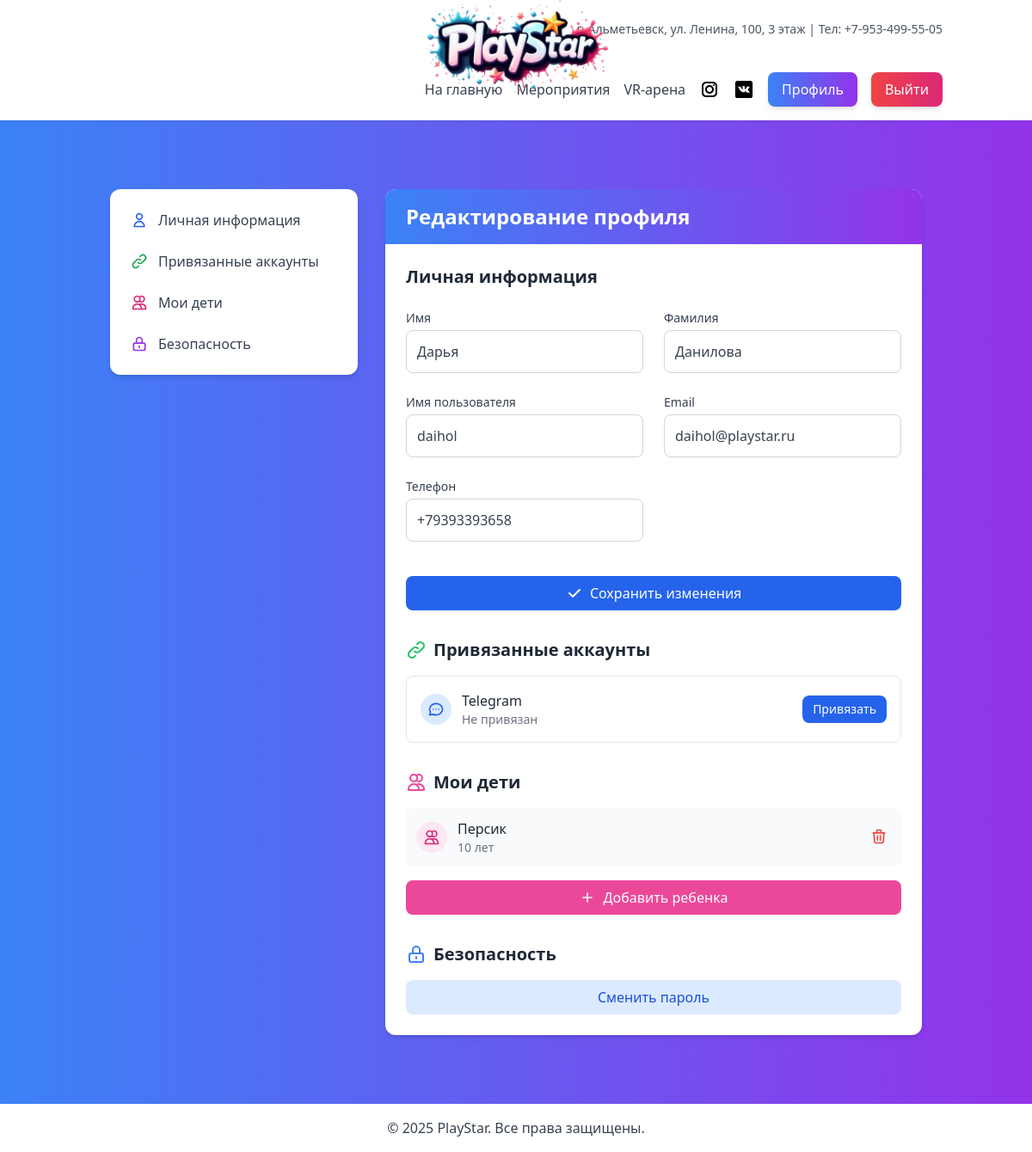
/accounts/profile/edit/ (signed in), run on an earlier commit of the app's database.
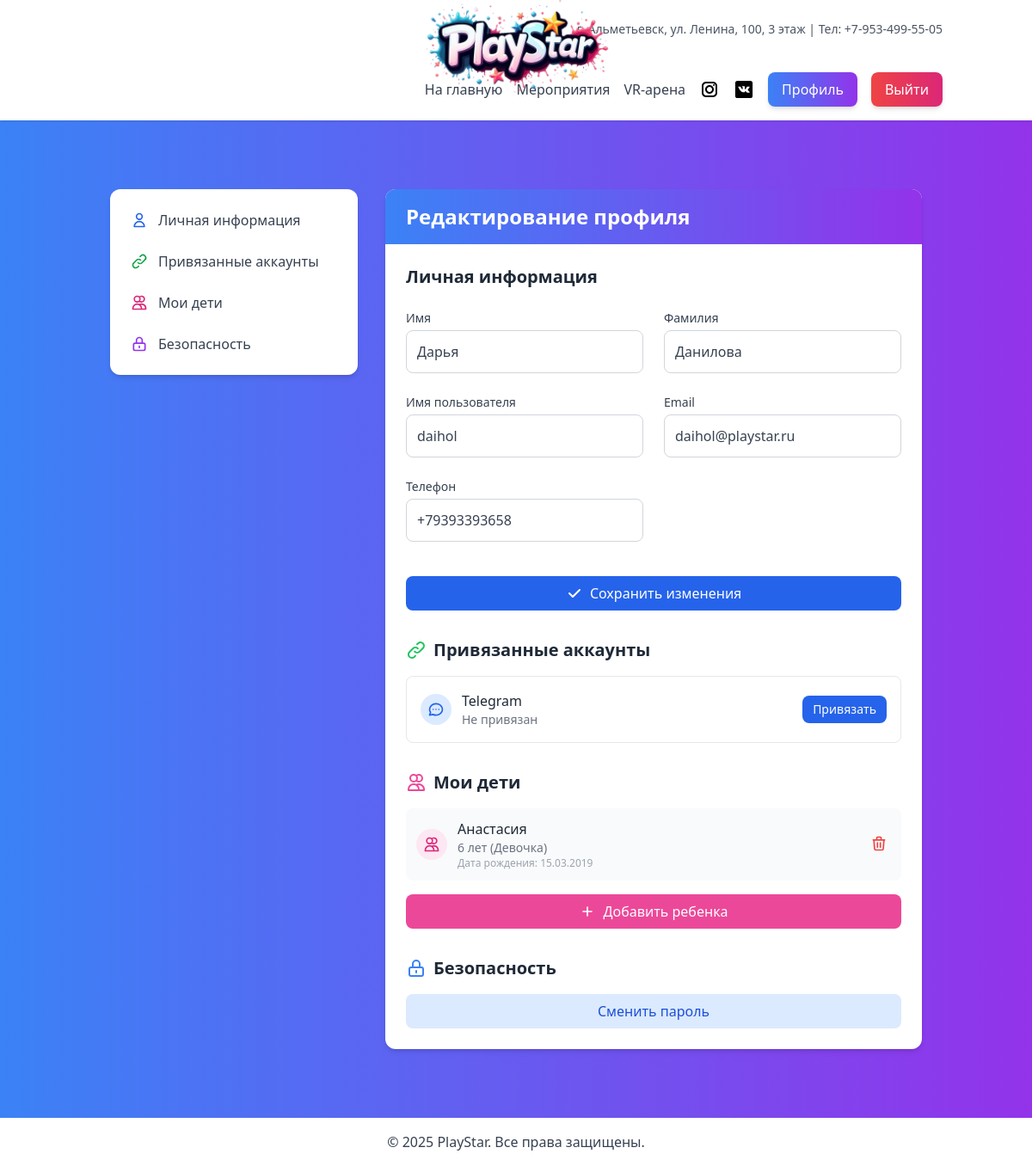
And on a later commit of the database.
### main/models.py (models this page shows, shortened)
class Child(models.Model):
    GENDER_CHOICES = [
        ('M', 'Мальчик'),
        ('F', 'Девочка'),
    ]
    profile = models.ForeignKey(Profile, on_delete=models.CASCADE, related_name='children')
    name = models.CharField(max_length=100, verbose_name="Имя ребенка")
    age = models.PositiveIntegerField(verbose_name="Возраст ребенка")
    birthdate = models.DateField(verbose_name="Дата рождения", blank=True, null=True)
    gender = models.CharField(
        max_length=1,
        choices=GENDER_CHOICES,
        verbose_name="Пол",
        blank=True,
        null=True
    )
    class Meta:
        verbose_name = "Ребенок"
        verbose_name_plural = "Дети"

### accounts/views.py (the view)
# urls.py: path('profile/edit/', profile_edit, name='profile_edit'),
@login_required
def profile_edit(request):
    user = request.user
    profile, created = Profile.objects.get_or_create(user=user)
    children = profile.children.all()
    telegram_account = SocialAccount.objects.filter(user=user, provider='telegram').first()
    if request.method == 'POST':
        user_form = UserUpdateForm(request.POST, instance=user)
        profile_form = ProfileUpdateForm(request.POST, instance=profile)
        if user_form.is_valid() and profile_form.is_valid():
            user_form.save()
            profile_form.save()
            messages.success(request, _('Профиль успешно обновлен!'))
            return redirect('accounts:profile')  # <--- Основное исправление здесь
    else:
        user_form = UserUpdateForm(instance=user)
        profile_form = ProfileUpdateForm(instance=profile)
    context = {
        'user_form': user_form,
        'profile_form': profile_form,
        'child_form': ChildForm(),
        'password_form': CustomPasswordChangeForm(user=request.user),
        'children': children,
        'telegram_bot_name': getattr(settings, 'TELEGRAM_BOT_NAME', ''),
        'telegram_account': telegram_account,
    }
    return render(request, 'accounts/profile_edit.html', context)

### accounts/forms.py
class ProfileUpdateForm(forms.ModelForm):
    class Meta:
        model = Profile
        fields = []

### accounts/templates/accounts/profile_edit.html (shortened to what the changed rows need)
{% extends 'base.html' %}
{% load static %}
{% load social_tags %}
{% block content %}
<div class="max-w-7xl mx-auto px-4 py-8 flex flex-col md:flex-row gap-8">
    <div class="flex-grow">
        <div class="bg-white rounded-xl shadow-md overflow-hidden">
            <div class="bg-gradient-to-r from-blue-500 to-purple-600 px-6 py-4">
                <h1 class="text-2xl font-bold text-white">Редактирование профиля</h1>
            </div>
            <div class="p-6 space-y-8">
                <section id="personal-info" class="scroll-mt-20">
                    <h2 class="text-xl font-semibold text-gray-800 mb-4">Личная информация</h2>
                </section>
                <section id="social-accounts" class="scroll-mt-20">
                    <h2 class="text-xl font-semibold text-gray-800 mb-4 flex items-center">
                        Привязанные аккаунты
                    </h2>
                </section>
                <section id="children" class="scroll-mt-20">
                    <h2 class="text-xl font-semibold text-gray-800 mb-4 flex items-center">
                        Мои дети
                    </h2>
                    {% if children %}
                    <div class="space-y-3">
                        {% for child in children %}
                        <div class="flex items-center justify-between bg-gray-50 p-3 rounded-lg">
                            <div class="flex items-center">
                                <div class="bg-pink-100 text-pink-600 rounded-full p-2 mr-3">
                                    <svg xmlns="http://www.w3.org/2000/svg" class="h-5 w-5" fill="none" viewBox="0 0 24 24" stroke="currentColor">
                                        <path stroke-linecap="round" stroke-linejoin="round" stroke-width="2" d="M12 4.354a4 4 0 110 5.292M15 21H3v-1a6 6 0 0112 0v1zm0 0h6v-1a6 6 0 00-9-5.197M13 7a4 4 0 11-8 0 4 4 0 018 0z" />
                                    </svg>
                                </div>
                                <div>
                                    <h3 class="font-medium text-gray-800">{{ child.name }}</h3>
                                    <p class="text-sm text-gray-500">{{ child.age }} лет {% if child.gender %}({{ child.get_gender_display }}){% endif %}</p>
                                    {% if child.birthdate %}
                                    <p class="text-xs text-gray-400">Дата рождения: {{ child.birthdate|date:"d.m.Y" }}</p>
                                    {% endif %}
                                </div>
                            </div>
                            <form action="{% url 'accounts:delete_child' child.id %}" method="post" class="delete-child-form">
                                <button type="submit" class="text-red-500 hover:text-red-700 p-1 rounded-full hover:bg-red-50 transition">
                                    <svg xmlns="http://www.w3.org/2000/svg" class="h-5 w-5" fill="none" viewBox="0 0 24 24" stroke="currentColor">
                                        <path stroke-linecap="round" stroke-linejoin="round" stroke-width="2" d="M19 7l-.867 12.142A2 2 0 0116.138 21H7.862a2 2 0 01-1.995-1.858L5 7m5 4v6m4-6v6m1-10V4a1 1 0 00-1-1h-4a1 1 0 00-1 1v3M4 7h16" />
                                    </svg>
                                </button>
                            </form>
                        </div>
                        {% endfor %}
                    </div>
                    {% else %}
                    <div class="bg-blue-50 p-4 rounded-lg text-center">
                        <p class="text-blue-800">Дети не добавлены</p>
                    </div>
                    {% endif %}
                </section>
                <section id="security" class="scroll-mt-20">
                    <h2 class="text-xl font-semibold text-gray-800 mb-4 flex items-center">
                        <svg xmlns="http://www.w3.org/2000/svg" class="h-6 w-6 mr-2 text-blue-500" fill="none" viewBox="0 0 24 24" stroke="currentColor">
                            <path stroke-linecap="round" stroke-linejoin="round" stroke-width="2" d="M12 15v2m-6 4h12a2 2 0 002-2v-6a2 2 0 00-2-2H6a2 2 0 00-2 2v6a2 2 0 002 2zm10-10V7a4 4 0 00-8 0v4h8z" />
                        </svg>
                        Безопасность
                    </h2>
                </section>
            </div>
        </div>
    </div>
</div>
<link rel="stylesheet" href="{% static 'accounts/css/style.css' %}">
{% endblock %}

What changed in the data, as far as the page shows it:
removed Child: name "Персик", age "10"
added Child: name "Анастасия", age "6", gender "Девочка", birthdate "15.03.2019"
